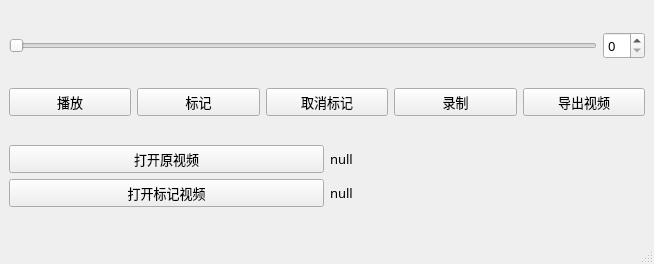
<?xml version="1.0" encoding="UTF-8"?>
<ui version="4.0">
 <class>manual</class>
 <widget class="QMainWindow" name="manual">
  <property name="geometry">
   <rect>
    <x>0</x>
    <y>0</y>
    <width>654</width>
    <height>264</height>
   </rect>
  </property>
  <property name="font">
   <font>
    <family>Microsoft YaHei</family>
    <pointsize>10</pointsize>
   </font>
  </property>
  <property name="windowTitle">
   <string>人工确认</string>
  </property>
  <widget class="QWidget" name="centralwidget">
   <layout class="QVBoxLayout" name="verticalLayout">
    <item>
     <layout class="QGridLayout" name="gridLayout">
      <item row="0" column="1">
       <widget class="QSpinBox" name="spin"/>
      </item>
      <item row="0" column="0">
       <widget class="QSlider" name="slider">
        <property name="enabled">
         <bool>true</bool>
        </property>
        <property name="orientation">
         <enum>Qt::Horizontal</enum>
        </property>
       </widget>
      </item>
     </layout>
    </item>
    <item>
     <layout class="QGridLayout" name="gridLayout_2">
      <item row="0" column="0">
       <widget class="QPushButton" name="btn_play">
        <property name="text">
         <string>播放</string>
        </property>
       </widget>
      </item>
      <item row="0" column="2">
       <widget class="QPushButton" name="btn_unmark">
        <property name="text">
         <string>取消标记</string>
        </property>
       </widget>
      </item>
      <item row="0" column="3">
       <widget class="QPushButton" name="btn_save">
        <property name="text">
         <string>录制</string>
        </property>
       </widget>
      </item>
      <item row="0" column="1">
       <widget class="QPushButton" name="btn_mark">
        <property name="text">
         <string>标记</string>
        </property>
       </widget>
      </item>
      <item row="0" column="4">
       <widget class="QPushButton" name="btn_unsave">
        <property name="text">
         <string>导出视频</string>
        </property>
       </widget>
      </item>
     </layout>
    </item>
    <item>
     <layout class="QGridLayout" name="gridLayout_3">
      <item row="0" column="0">
       <widget class="QPushButton" name="btn_open_raw_video">
        <property name="text">
         <string>打开原视频</string>
        </property>
       </widget>
      </item>
      <item row="2" column="0">
       <widget class="QPushButton" name="btn_open_auto_video">
        <property name="text">
         <string>打开标记视频</string>
        </property>
       </widget>
      </item>
      <item row="0" column="1">
       <widget class="QLabel" name="label_raw_video_path">
        <property name="text">
         <string>null</string>
        </property>
       </widget>
      </item>
      <item row="2" column="1">
       <widget class="QLabel" name="label_auto_video_path">
        <property name="text">
         <string>null</string>
        </property>
       </widget>
      </item>
     </layout>
    </item>
   </layout>
  </widget>
  <widget class="QStatusBar" name="statusbar"/>
 </widget>
 <resources/>
 <connections/>
</ui>
